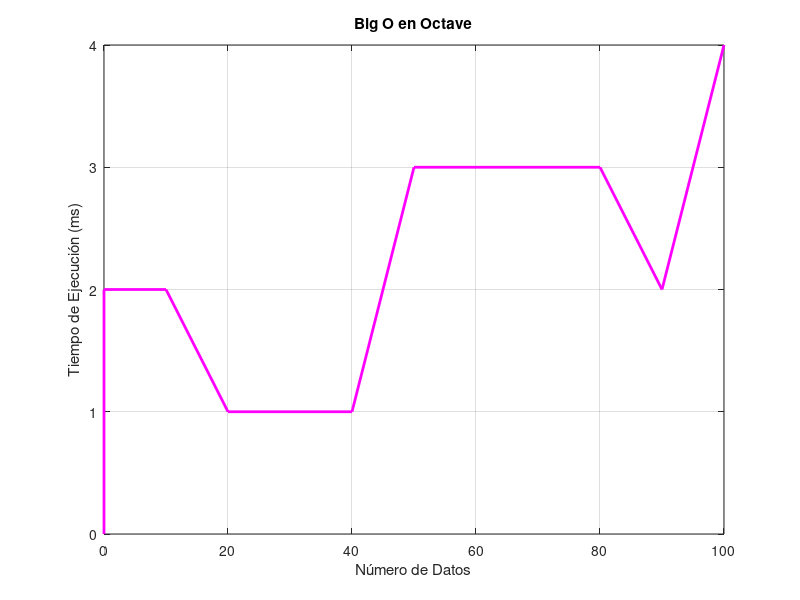

MATLAB code to generate this figure:
% Leer el archivo CSV
data = dlmread("resultados.csv", ";");

% Obtener los datos de las columnas
x_data = data(:, 1);
y_data = data(:, 2);

% Crear una línea de color rosa que une los puntos
plot(x_data, y_data, 'm-', 'LineWidth', 2);

xlabel('Número de Datos');
ylabel('Tiempo de Ejecución (ms)');
title('Big O en Octave');
grid on;

% Pausa durante 5 segundos para visualizar la gráfica
pause(10);
